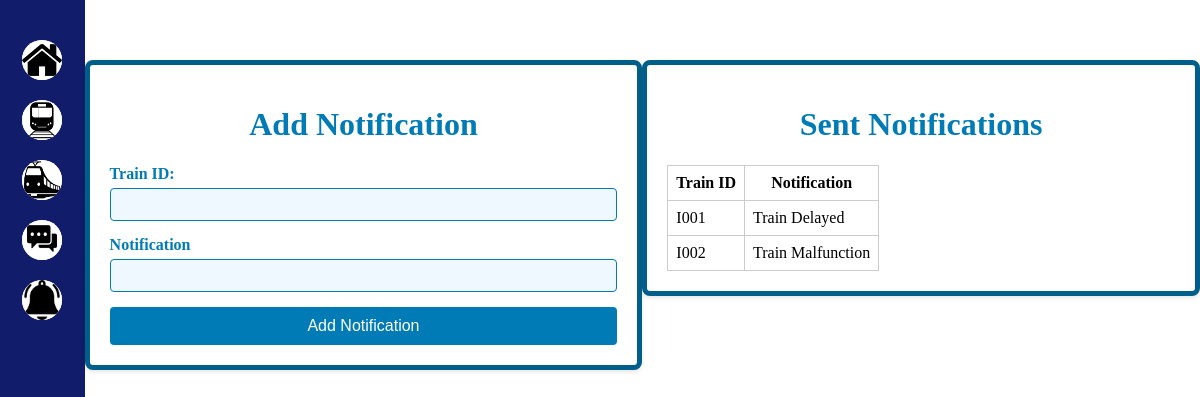
The page /traintimely/admin/notification.php on the database its author committed.
### tables this page shows
CREATE TABLE `notifications` (
  `notification_id` int(11) NOT NULL,
  `train_id` varchar(6) DEFAULT NULL,
  `notification` varchar(1000) DEFAULT NULL
);

### traintimely/admin/notification.php (the view, shortened to what this page needs)
<!DOCTYPE html>
<html>
<head>
	<link rel="stylesheet" href="headerfooternew123.css">
</head>
<body>
    <div class="sidebar">
        <div><a href="adminhome.php" title="Home"><img src="homeicon1.png" class="button" alt="Home" style="margin-top: 50px;"></a></div>
        <div><a href="route.php" title="Routes"><img src="railwayicon.jpg" class="button" alt="Route"></a></div>
        <div><a href="train.php" title="Trains"><img src="trainicon.jpg" class="button" alt="Train"></a></div>
        <div><a href="contacts.php" title="Messages"><img src="messageicon.jpg" class="button" alt="Messages"></a></div>
        <div><a href="notification.php" title="Notifications"><img src="notificationicon.jpg" class="button" alt="Notification"></a></div>
    </div>
    <div class="container">
        <h1>Add Notification</h1>
        <form id="notificationForm" action="notification.php" method="post">
            <div class="form-group">
                <label for="trainId">Train ID:</label>
                <input type="text" id="trainId" name="trainId" required >
            </div>
			<div class="form-group">
                <label for="trainId">Notification</label>
                <input type="text" id="notification" name="notification" required >
            </div>
            <button type="submit">Add Notification</button>
        </form>
    </div>
    <div class="container">
        <h1>Sent Notifications</h1>
        <table id="notification-table">
            <thead>
                <tr>
                    <th>Train ID</th>
                    <th>Notification</th>
                </tr>
            </thead>
            <tbody>
                    <?php
                    include "connection.php";
                    if ($_SERVER["REQUEST_METHOD"] == "GET") {
                        $sql1 = "SELECT train_id, notification FROM notifications";
                        $result = $conn->query($sql1);
                        $output = "";
                    if ($result->num_rows > 0) {
                        while ($row = mysqli_fetch_array($result)) {
                            $output .= "<tr>";
                            $output .= "<td>" . $row['train_id'] . "</td>";
                            $output .= "<td>" . $row['notification'] . "</td>";
                            $output .= "</tr>";
                        }
                    } else {
                        $output = "<tr><td colspan='2'>No routes found</td></tr>";
                    }
                    echo $output;
                }
                ?>
            </tbody>
        </table>
    </div>
</body>
</html>

### traintimely/admin/headerfooternew123.css (style rules this page uses)
body { margin: 0; padding: 0; border: 0; background-repeat: no-repeat; background-size: cover; background-color: white; display: flex; flex-direction: row; height: 100vh; }
h1 { text-align: center; color: #007bb5; }
.form-group { margin-bottom: 15px; }
label { display: block; margin-bottom: 5px; font-weight: bold; color: #007bb5; }
input[type="text"], input[type="number"], select { width: 100%; padding: 8px; border: 1px solid #007bb5; border-radius: 4px; box-sizing: border-box; background-color: #f0f8ff; }
button { width: 100%; padding: 10px; background-color: #007bb5; color: white; border: none; border-radius: 4px; cursor: pointer; font-size: 16px; }
.container { max-width: 600px; width: 600px; padding: 20px; margin: 20px auto; margin-top: 5%; background-color: #ffffff; border: 5px solid #005f8a; border-radius: 8px; box-shadow: 0 2px 4px rgba(0, 0, 0, 0.1); height: min-content; vertical-align: middle; }
.sidebar { width: 100px; background-color: #111d6a; display: flex; flex-direction: column; align-items: center; justify-content: top; }
.sidebar .button { width: 50px; height: 50px; background-color: white; border-radius: 50%; margin: 10px 0; zoom: 80%; transition: transform 0.3s ease; }
.sidebar img { zoom: 80%; }
.container table { border-collapse: collapse; border: 1px solid #ccc; }
.container table th, .container table td { border: 1px solid #ccc; padding: 8px; }

### rows shown on the page
notifications: train "I001", notification "Train Delayed"
notifications: train "I002", notification "Train Malfunction"
